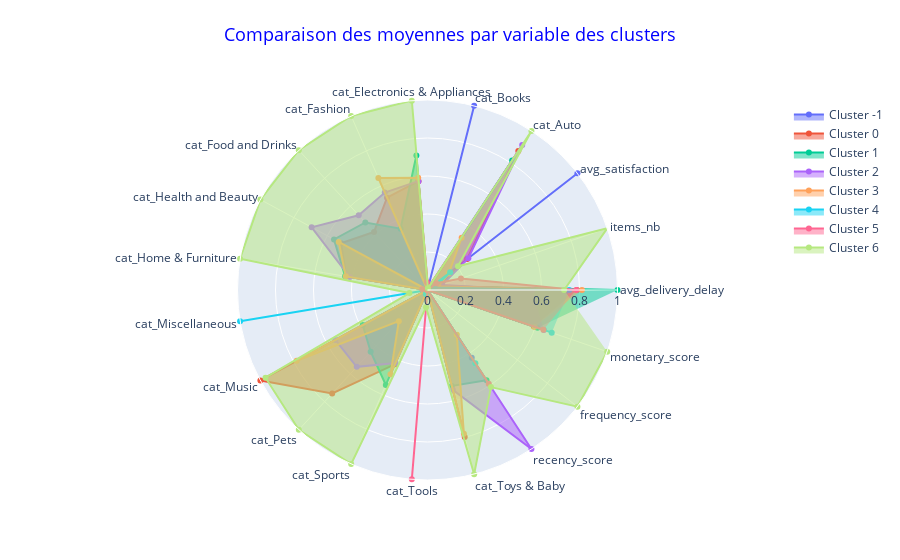

The notebook cell this image was saved under:
### Code cell
plot_radars(data=X_test_clusters.drop(columns=["rfm_score"],axis=1), group="cluster_labels")

### Figure 1 — Plotly figure (JSON) as saved in the notebook; plotly's stock layout.template omitted (floating-point values rounded to 4 significant figures)
{"data": [{"fill": "toself", "name": "Cluster -1", "r": [0, 0, 1, 0, 1, 0, 0, 0, 0, 0, 0, 0, 0, 0, 0, 0, 0.4257, 0, 0], "theta": ["avg_delivery_delay", "items_nb", "avg_satisfaction", "cat_Auto", "cat_Books", "cat_Electronics & Appliances", "cat_Fashion", "cat_Food and Drinks", "cat_Health and Beauty", "cat_Home & Furniture", "cat_Miscellaneous", "cat_Music", "cat_Pets", "cat_Sports", "cat_Tools", "cat_Toys & Baby", "recency_score", "frequency_score", "monetary_score"], "type": "scatterpolar"}, {"fill": "toself", "name": "Cluster 0", "r": [0.7861, 0.06546, 0.2646, 0.8738, 0, 0.5748, 0.5304, 0.4154, 0.5172, 0.4342, 0, 1, 0.7406, 0.4273, 0, 0.7976, 0, 0, 0.5919], "theta": ["avg_delivery_delay", "items_nb", "avg_satisfaction", "cat_Auto", "cat_Books", "cat_Electronics & Appliances", "cat_Fashion", "cat_Food and Drinks", "cat_Health and Beauty", "cat_Home & Furniture", "cat_Miscellaneous", "cat_Music", "cat_Pets", "cat_Sports", "cat_Tools", "cat_Toys & Baby", "recency_score", "frequency_score", "monetary_score"], "type": "scatterpolar"}, {"fill": "toself", "name": "Cluster 1", "r": [1, 0.06217, 0, 0.8142, 0.001934, 0.7101, 0.3522, 0.4831, 0.5596, 0.44, 0, 0.3876, 0.4417, 0.5458, 0, 0.5209, 0.5681, 0, 0.6121], "theta": ["avg_delivery_delay", "items_nb", "avg_satisfaction", "cat_Auto", "cat_Books", "cat_Electronics & Appliances", "cat_Fashion", "cat_Food and Drinks", "cat_Health and Beauty", "cat_Home & Furniture", "cat_Miscellaneous", "cat_Music", "cat_Pets", "cat_Sports", "cat_Tools", "cat_Toys & Baby", "recency_score", "frequency_score", "monetary_score"], "type": "scatterpolar"}, {"fill": "toself", "name": "Cluster 2", "r": [0.5523, 0.08064, 0.2726, 0.9114, 0.01009, 0.5749, 0.5598, 0.5346, 0.6933, 0.4148, 0, 0.5516, 0.5499, 0.4196, 0, 0.5419, 1, 0, 0.6473], "theta": ["avg_delivery_delay", "items_nb", "avg_satisfaction", "cat_Auto", "cat_Books", "cat_Electronics & Appliances", "cat_Fashion", "cat_Food and Drinks", "cat_Health and Beauty", "cat_Home & Furniture", "cat_Miscellaneous", "cat_Music", "cat_Pets", "cat_Sports", "cat_Tools", "cat_Toys & Baby", "recency_score", "frequency_score", "monetary_score"], "type": "scatterpolar"}, {"fill": "toself", "name": "Cluster 3", "r": [0.8129, 0.06021, 0.1411, 0.3288, 0.01172, 0.5934, 0.644, 0, 0.5314, 0.436, 0, 0.7828, 0.223, 0.4846, 0, 0.7805, 0.2821, 0, 0.5961], "theta": ["avg_delivery_delay", "items_nb", "avg_satisfaction", "cat_Auto", "cat_Books", "cat_Electronics & Appliances", "cat_Fashion", "cat_Food and Drinks", "cat_Health and Beauty", "cat_Home & Furniture", "cat_Miscellaneous", "cat_Music", "cat_Pets", "cat_Sports", "cat_Tools", "cat_Toys & Baby", "recency_score", "frequency_score", "monetary_score"], "type": "scatterpolar"}, {"fill": "toself", "name": "Cluster 4", "r": [0.7462, 0.03912, 0.1511, 0, 0, 0, 0, 0, 0, 0, 1, 0, 0, 0.02232, 0, 0, 0.4608, 0, 0.6912], "theta": ["avg_delivery_delay", "items_nb", "avg_satisfaction", "cat_Auto", "cat_Books", "cat_Electronics & Appliances", "cat_Fashion", "cat_Food and Drinks", "cat_Health and Beauty", "cat_Home & Furniture", "cat_Miscellaneous", "cat_Music", "cat_Pets", "cat_Sports", "cat_Tools", "cat_Toys & Baby", "recency_score", "frequency_score", "monetary_score"], "type": "scatterpolar"}, {"fill": "toself", "name": "Cluster 5", "r": [0.7833, 0.1862, 0.05796, 0, 0, 0.04084, 0, 0, 0, 0.02752, 0, 0, 0, 0, 1, 0, 0.5895, 0, 0.6447], "theta": ["avg_delivery_delay", "items_nb", "avg_satisfaction", "cat_Auto", "cat_Books", "cat_Electronics & Appliances", "cat_Fashion", "cat_Food and Drinks", "cat_Health and Beauty", "cat_Home & Furniture", "cat_Miscellaneous", "cat_Music", "cat_Pets", "cat_Sports", "cat_Tools", "cat_Toys & Baby", "recency_score", "frequency_score", "monetary_score"], "type": "scatterpolar"}, {"fill": "toself", "name": "Cluster 6", "r": [0.7191, 1.0, 0.2032, 1.0, 0.009676, 1, 1, 1, 1, 1, 0.09643, 0.9696, 1.0, 1, 0.09076, 1, 0.6105, 1, 1], "theta": ["avg_delivery_delay", "items_nb", "avg_satisfaction", "cat_Auto", "cat_Books", "cat_Electronics & Appliances", "cat_Fashion", "cat_Food and Drinks", "cat_Health and Beauty", "cat_Home & Furniture", "cat_Miscellaneous", "cat_Music", "cat_Pets", "cat_Sports", "cat_Tools", "cat_Toys & Baby", "recency_score", "frequency_score", "monetary_score"], "type": "scatterpolar"}], "layout": {"polar": {"radialaxis": {"range": [0, 1], "visible": true}}, "showlegend": true, "title": {"font": {"color": "blue", "size": 18}, "text": "Comparaison des moyennes par variable des clusters", "x": 0.5, "xanchor": "center", "y": 0.95, "yanchor": "top"}}}
